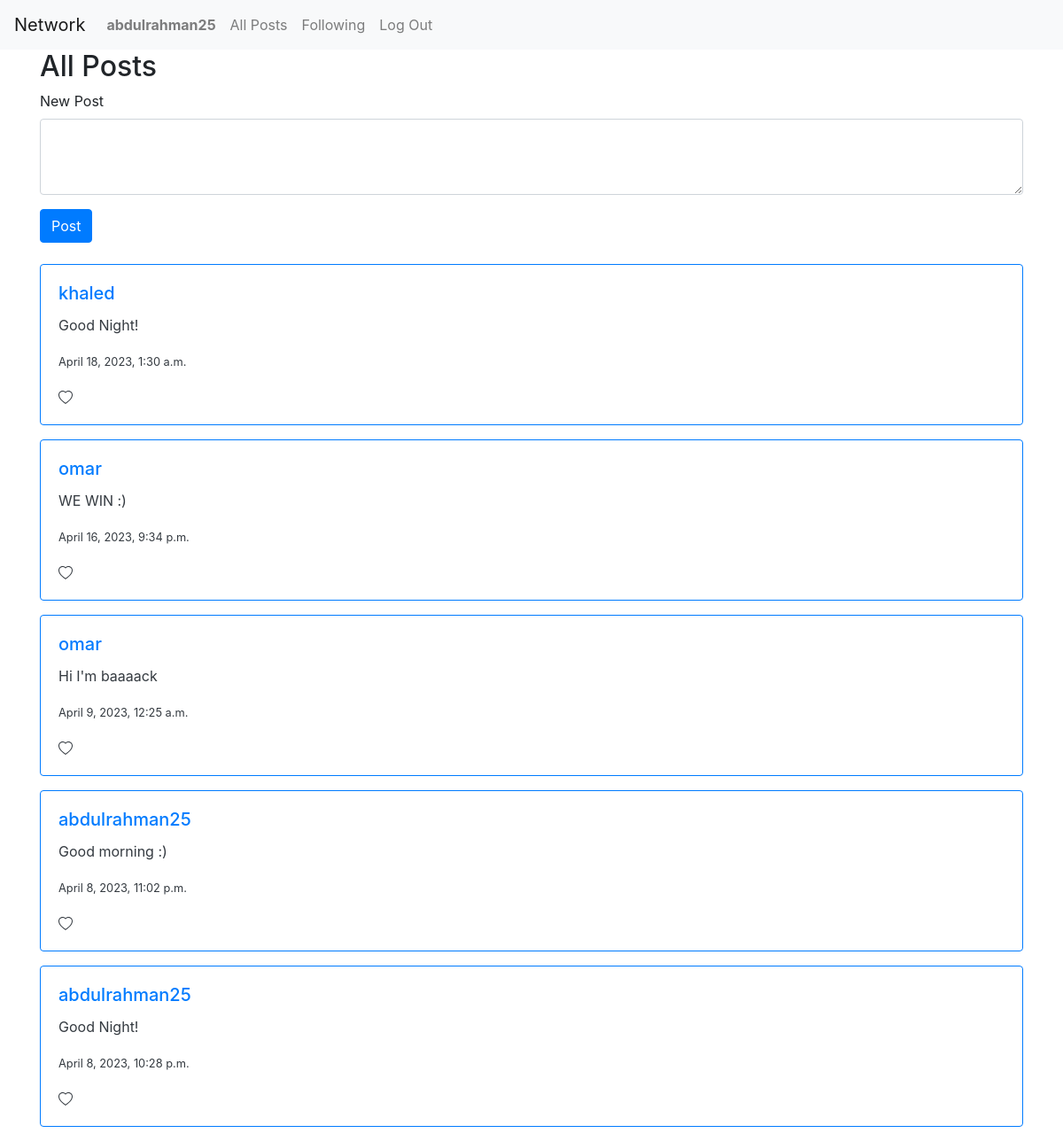
/ (signed in), run on the app's committed database.
### network/models.py (models this page shows, shortened)
class User(AbstractUser):
    pass

class newPost(models.Model):
    text = models.TextField(null=True)
    date = models.DateTimeField(auto_now_add=True, null=True)
    user = models.ForeignKey(User, related_name="user_post", on_delete=models.CASCADE, null=True)

### network/views.py (the view)
# urls.py: path("", views.index, name="index"),
def index(request):
    all_posts = newPost.objects.all().order_by('-date')
    return render(request, "network/index.html",{
        "posts": all_posts,
    })

### network/templates/network/index.html (shortened to what this page needs)
{% extends "network/layout.html" %}
{% load static %}
{% block body %}
<div class="container">
    <h2>All Posts</h2>
</div>
{% if user.is_authenticated %}
    <div class="container">
        <form action="{% url 'sharePost' %}" method="post">
            <div class="mb-3">
                <label class="form-label">New Post</label>
                <textarea class="form-control" id="" rows="3" name="post"></textarea>
            </div>
            <input type="submit" class="btn btn-primary" value="Post" id=""/>
        </form>
    </div><br>
{% endif %}
<div class="container">
    {% for post in posts %}
    <div class="card border-primary mb-3" style="max-width: 100%;">
        <div class="card-body text-dark">
          <h5 class="card-title"><a href="{% url 'profile' id=post.user.id%}"> {{ post.user }}</a></h5>
          <p class="card-text">{{ post.text }}</p>
          <p class="card-text"><small class="text-body-secondary ">{{ post.date }}</small></p>
        </div>
    </div>
    {% endfor %}
</div>
{% endblock %}

### network/templates/network/layout.html (shortened to what this page needs)
{% load static %}
<!DOCTYPE html>
<html lang="en">
    <head>
        <link rel="stylesheet" href="https://stackpath.bootstrapcdn.com/bootstrap/4.4.1/css/bootstrap.min.css">
        <link href="{% static 'network/styles.css' %}" rel="stylesheet">
    </head>
    <body>
        <nav class="navbar navbar-expand-lg navbar-light bg-light">
            <a class="navbar-brand" href="#">Network</a>
            <div>
              <ul class="navbar-nav mr-auto">
                {% if user.is_authenticated %}
                    <li class="nav-item">
                        <a class="nav-link" href="{% url 'profile'  id=user.id%}"><strong>{{ user.username }}</strong></a>
                    </li>
                {% endif %}
                <li class="nav-item">
                  <a class="nav-link" href="{% url 'index' %}">All Posts</a>
                </li>
                {% if user.is_authenticated %}
                    <li class="nav-item">
                        <a class="nav-link" href="#">Following</a>
                    </li>
                    <li class="nav-item">
                        <a class="nav-link" href="{% url 'logout' %}">Log Out</a>
                    </li>
                {% endif %}
              </ul>
            </div>
          </nav>
        <div class="body">
            {% block body %}
            {% endblock %}
        </div>
    </body>
</html>

### data on the page
User: username "abdulrahman25"
newPost: user "khaled", text "Good Night!", date "April 18, 2023, 1:30 a.m."
newPost: user "omar", text "WE WIN :)", date "April 16, 2023, 9:34 p.m."
newPost: user "omar", text "Hi I'm baaaack", date "April 9, 2023, 12:25 a.m."
newPost: user "abdulrahman25", text "Good morning :)", date "April 8, 2023, 11:02 p.m."
newPost: user "abdulrahman25", text "Good Night!", date "April 8, 2023, 10:28 p.m."
